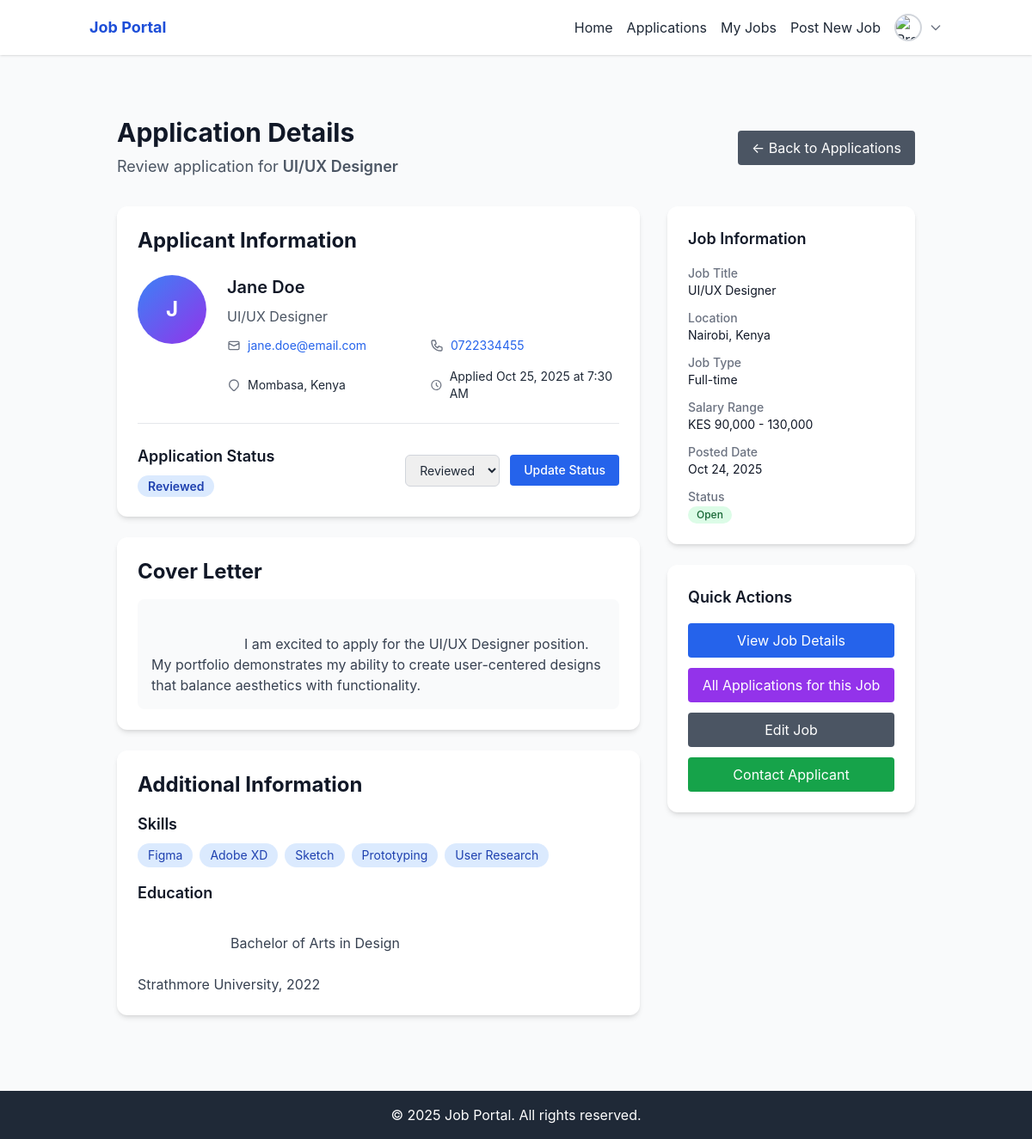
/applications/application-details.php?id=app-002 (signed in), run on the app's committed database.
### tables this page shows
CREATE TABLE `job_posts` (
  `uuid` char(36) NOT NULL,
  `employer_uuid` char(36) NOT NULL,
  `title` varchar(150) NOT NULL,
  `job_level` varchar(100) DEFAULT NULL,
  `job_description` text NOT NULL,
  `job_type` varchar(100) DEFAULT NULL,
  `industry` varchar(100) DEFAULT NULL,
  `location` varchar(255) DEFAULT NULL,
  `salary_range` varchar(100) DEFAULT NULL,
  `additional_information` text DEFAULT NULL,
  `requirements_qualifications` text DEFAULT NULL,
  `status` enum('open','closed') DEFAULT 'open',
  `application_deadline` date DEFAULT NULL,
  `created_at` timestamp NOT NULL DEFAULT current_timestamp(),
  `updated_at` timestamp NOT NULL DEFAULT current_timestamp() ON UPDATE current_timestamp()
);

CREATE TABLE `job_seekers` (
  `uuid` char(36) NOT NULL,
  `user_uuid` char(36) NOT NULL,
  `fullName` varchar(100) DEFAULT NULL,
  `phone` varchar(20) DEFAULT NULL,
  `gender` enum('male','female','other') DEFAULT NULL,
  `dob` date DEFAULT NULL,
  `location` varchar(255) DEFAULT NULL,
  `bio` text DEFAULT NULL,
  `professional_title` varchar(100) DEFAULT NULL,
  `skills` text DEFAULT NULL,
  `education` text DEFAULT NULL,
  `resume_file` varchar(255) DEFAULT NULL,
  `profile_completed` tinyint(1) DEFAULT 0,
  `created_at` timestamp NOT NULL DEFAULT current_timestamp(),
  `updated_at` timestamp NOT NULL DEFAULT current_timestamp() ON UPDATE current_timestamp()
);

CREATE TABLE `users` (
  `uuid` char(36) NOT NULL,
  `email` varchar(150) NOT NULL,
  `password` varchar(255) NOT NULL,
  `profile_picture` varchar(255) DEFAULT NULL,
  `role` enum('admin','employer','jobseeker') DEFAULT 'jobseeker',
  `is_verified` tinyint(1) DEFAULT 0,
  `created_at` timestamp NOT NULL DEFAULT current_timestamp(),
  `updated_at` timestamp NOT NULL DEFAULT current_timestamp() ON UPDATE current_timestamp()
);

CREATE TABLE `applications` (
  `uuid` char(36) NOT NULL,
  `job_uuid` char(36) NOT NULL,
  `job_seeker_uuid` char(36) NOT NULL,
  `cover_letter` text DEFAULT NULL,
  `resume_file` varchar(255) DEFAULT NULL,
  `status` enum('pending','reviewed') DEFAULT 'pending',
  `applied_at` timestamp NOT NULL DEFAULT current_timestamp(),
  `reviewed_at` timestamp NULL DEFAULT NULL
);

### public/applications/application-details.php (the view, shortened to what the rows shown need)
<?php
require_once __DIR__ . '/../../helpers/session.php';
require_once __DIR__ . '/../../config/db.php';
require_once __DIR__ . '/../../controllers/JobController.php';
require_once __DIR__ . '/../../controllers/ApplicationController.php';
$applicationId = $_GET['id'] ?? null;
$jobController = new JobController($conn);
$applicationController = new ApplicationController($conn);
$userId = getUserId();
$employer = $jobController->user->getUserProfile($userId);
$employerUuid = $employer['employer_uuid'] ?? null;
$application = $applicationController->getApplicationDetails($applicationId, $employerUuid);
$job = $application['job'] ?? null;
$jobseeker = $application['jobseeker'] ?? null;
include __DIR__ . '/../../includes/employer-header.php';
?>
<div class="max-w-6xl mx-auto px-4 sm:px-6 lg:px-8 py-8">
    <div class="mb-8">
        <div class="flex items-center justify-between">
            <div>
                <h1 class="text-3xl font-bold text-gray-900 mb-2">Application Details</h1>
                <p class="text-lg text-gray-600">
                    Review application for <span
                        class="font-semibold"><?php echo htmlspecialchars($job['title']); ?></span>
                </p>
            </div>
        </div>
    </div>
    <div class="grid grid-cols-1 lg:grid-cols-3 gap-4 md:gap-8">
        <div class="lg:col-span-2 space-y-4 md:space-y-6">
            <div class="bg-white rounded-xl shadow-md p-4 md:p-6">
                <h2 class="text-xl md:text-2xl font-bold text-gray-900 mb-4 md:mb-6">Applicant Information</h2>
                <div class="flex flex-col sm:flex-row items-start gap-4 md:gap-6 mb-4 md:mb-6">
                    <div
                        class="w-16 h-16 md:w-20 md:h-20 bg-gradient-to-br from-blue-500 to-purple-600 rounded-full flex items-center justify-center text-white font-bold text-lg md:text-2xl self-center sm:self-start">
                        <?php echo strtoupper(substr($jobseeker['fullName'] ?? 'U', 0, 1)); ?>
                    </div>
                    <div class="flex-1 min-w-0">
                        <h3 class="text-lg md:text-xl font-semibold text-gray-900 mb-2">
                            <?php echo htmlspecialchars($jobseeker['fullName'] ?? 'Unknown Applicant'); ?>
                        </h3>
                        <?php if (!empty($jobseeker['professional_title'])): ?>
                        <p class="text-sm md:text-base text-gray-600 mb-3">
                            <?php echo htmlspecialchars($jobseeker['professional_title']); ?>
                        </p>
                        <?php endif; ?>
                        <div class="grid grid-cols-1 md:grid-cols-2 gap-3 md:gap-4 text-xs md:text-sm">
                            <?php if (!empty($jobseeker['email'])): ?>
                            <div class="flex items-center gap-2">
                                <svg class="w-4 h-4 text-gray-500" fill="none" stroke="currentColor"
                                    viewBox="0 0 24 24">
                                    <path stroke-linecap="round" stroke-linejoin="round" stroke-width="2"
                                        d="M3 8l7.89 4.26a2 2 0 002.22 0L21 8M5 19h14a2 2 0 002-2V7a2 2 0 00-2-2H5a2 2 0 00-2 2v10a2 2 0 002 2z" />
                                </svg>
                                <a href="mailto:<?php echo htmlspecialchars($jobseeker['email']); ?>"
                                    class="text-blue-600 hover:text-blue-700">
                                    <?php echo htmlspecialchars($jobseeker['email']); ?>
                                </a>
                            </div>
                            <?php endif; ?>
                            <?php if (!empty($jobseeker['phone'])): ?>
                            <div class="flex items-center gap-2">
                                <a href="tel:<?php echo htmlspecialchars($jobseeker['phone']); ?>"
                                    class="text-blue-600 hover:text-blue-700">
                                    <?php echo htmlspecialchars($jobseeker['phone']); ?>
                                </a>
                            </div>
                            <?php endif; ?>
                            <?php if (!empty($jobseeker['location'])): ?>
                            <div class="flex items-center gap-2">
                                <svg class="w-4 h-4 text-gray-500" fill="none" stroke="currentColor"
                                    viewBox="0 0 24 24">
                                    <path stroke-linecap="round" stroke-linejoin="round" stroke-width="2"
                                        d="M17.657 16.657L13.414 20.9a1.998 1.998 0 01-2.827 0l-4.244-4.243a8 8 0 1111.314 0z" />
                                </svg>
                                <span><?php echo htmlspecialchars($jobseeker['location']); ?></span>
                            </div>
                            <?php endif; ?>
                            <div class="flex items-center gap-2">
                                <svg class="w-4 h-4 text-gray-500" fill="none" stroke="currentColor"
                                    viewBox="0 0 24 24">
                                    <path stroke-linecap="round" stroke-linejoin="round" stroke-width="2"
                                        d="M12 8v4l3 3m6-3a9 9 0 11-18 0 9 9 0 0118 0z" />
                                </svg>
                                <span>Applied
                                    <?php echo date('M j, Y \a\t g:i A', strtotime($application['applied_at'])); ?></span>
                            </div>
                        </div>
                    </div>
                </div>
                <div class="border-t pt-6">
                    <div class="flex items-center justify-between flex-wrap gap-4">
                        <div>
                            <h4 class="text-lg font-semibold text-gray-900 mb-2">Application Status</h4>
                            <?php
                            $statusColors = [
                                'pending' => 'bg-yellow-100 text-yellow-800',
                                'reviewed' => 'bg-blue-100 text-blue-800',
                                'accepted' => 'bg-green-100 text-green-800',
                                'rejected' => 'bg-red-100 text-red-800'
                            ];
                            $statusColor = $statusColors[$application['status']] ?? 'bg-gray-100 text-gray-800';
                            ?>
                            <span class="px-3 py-1 rounded-full text-sm font-semibold <?php echo $statusColor; ?>">
                                <?php echo ucfirst($application['status']); ?>
                            </span>
                        </div>
                        <form method="post" action="update-application-status.php"
                            class="flex flex-col sm:flex-row items-stretch sm:items-center gap-2 sm:gap-3 mobile-btn-stack">
                            <select name="status"
                                class="border border-gray-300 rounded-md px-3 py-2 focus:outline-none focus:ring-2 focus:ring-blue-500 text-sm">
                                <option value="reviewed"
                                    <?php echo $application['status'] === 'reviewed' ? 'selected' : ''; ?>>Reviewed
                                </option>
                            </select>
                            <button type="submit"
                                class="bg-blue-600 text-white px-3 py-2 md:px-4 md:py-2 rounded hover:bg-blue-700 transition text-sm font-medium mobile-btn-full">
                                Update Status
                            </button>
                        </form>
                    </div>
                </div>
            </div>
            <?php if (!empty($application['cover_letter'])): ?>
            <div class="bg-white rounded-xl shadow-md p-6">
                <h2 class="text-2xl font-bold text-gray-900 mb-4">Cover Letter</h2>
                <div class="bg-gray-50 rounded-lg p-4">
                    <p class="text-gray-700 whitespace-pre-wrap">
                        <?php echo nl2br(htmlspecialchars($application['cover_letter'])); ?></p>
                </div>
            </div>
            <?php endif; ?>
            <?php if (!empty($jobseeker['skills']) || !empty($jobseeker['education'])): ?>
            <div class="bg-white rounded-xl shadow-md p-6">
                <h2 class="text-2xl font-bold text-gray-900 mb-4">Additional Information</h2>
                <?php if (!empty($jobseeker['skills'])): ?>
                <div class="mb-4">
                    <div class="flex flex-wrap gap-2">
                        <?php
                        $skills = explode(',', $jobseeker['skills']);
                        foreach ($skills as $skill):
                            $skill = trim($skill);
                            if (!empty($skill)):
                        ?>
                        <span class="px-3 py-1 bg-blue-100 text-blue-800 rounded-full text-sm">
                            <?php echo htmlspecialchars($skill); ?>
                        </span>
                        <?php
                            endif;
                        endforeach;
                        ?>
                    </div>
                </div>
                <?php endif; ?>
                <?php if (!empty($jobseeker['education'])): ?>
                <div>
                    <h3 class="text-lg font-semibold text-gray-900 mb-2">Education</h3>
                    <div class="text-gray-700 whitespace-pre-wrap">
                        <?php echo nl2br(htmlspecialchars($jobseeker['education'])); ?>
                    </div>
                </div>
                <?php endif; ?>
            </div>
            <?php endif; ?>
        </div>
        <div class="lg:col-span-1 mt-6 lg:mt-0">
            <div class="bg-white rounded-xl shadow-md p-4 md:p-6 mb-4 md:mb-6">
                <dl class="space-y-3">
                    <div>
                        <dt class="text-sm font-medium text-gray-500">Job Title</dt>
                        <dd class="text-sm text-gray-900"><?php echo htmlspecialchars($job['title']); ?></dd>
                    </div>
                    <div>
                        <dt class="text-sm font-medium text-gray-500">Location</dt>
                        <dd class="text-sm text-gray-900"><?php echo htmlspecialchars($job['location']); ?></dd>
                    </div>
                    <div>
                        <dt class="text-sm font-medium text-gray-500">Job Type</dt>
                        <dd class="text-sm text-gray-900"><?php echo htmlspecialchars(ucfirst($job['job_type'])); ?>
                        </dd>
                    </div>
                    <?php if (!empty($job['salary_range'])): ?>
                    <div>
                        <dt class="text-sm font-medium text-gray-500">Salary Range</dt>
                        <dd class="text-sm text-gray-900"><?php echo htmlspecialchars($job['salary_range']); ?></dd>
                    </div>
                    <?php endif; ?>
                    <div>
                        <dt class="text-sm font-medium text-gray-500">Posted Date</dt>
                        <dd class="text-sm text-gray-900"><?php echo date('M j, Y', strtotime($job['created_at'])); ?>
                        </dd>
                    </div>
                    <div>
                        <dd class="text-sm">
                            <span
                                class="inline-flex items-center px-2.5 py-0.5 rounded-full text-xs font-medium <?php echo $job['status'] === 'open' ? 'bg-green-100 text-green-800' : 'bg-red-100 text-red-800'; ?>">
                                <?php echo ucfirst($job['status']); ?>
                            </span>
                        </dd>
                    </div>
                </dl>
            </div>
        </div>
    </div>
</div>
<?php include __DIR__ . '/../../includes/footer.php'; ?>

### data on the page
job_posts: title "UI/UX Designer", location "Nairobi, Kenya", job_type "Full-time", salary_range "KES 90,000 - 130,000", created_at "Oct 24, 2025", status "Open"
job_seekers: fullName "J", fullName "Jane Doe", professional_title "UI/UX Designer", user_uuid.email "jane.doe@email.com", phone "0722334455", location "Mombasa, Kenya", skills "Figma", skills "Adobe XD", skills "Sketch", skills "Prototyping", skills "User Research", education "Bachelor of Arts in Design Strathmore University, 2022"
applications: applied_at "Oct 25, 2025 at 7:30 AM", status "Reviewed", cover_letter "I am excited to apply for the UI/UX Designer position. My portfolio demonstrates my ability to create user-centered designs that balance aesthetics with functionality."
